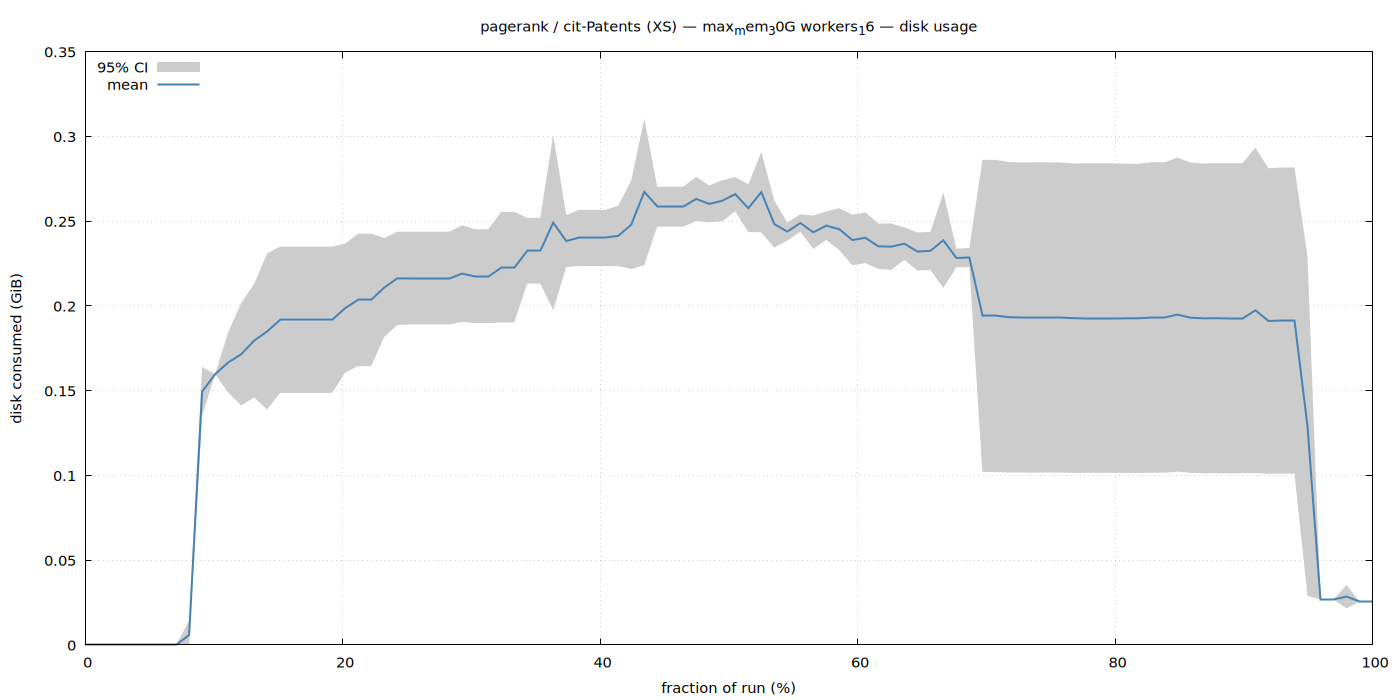

The gnuplot source for this figure:
set terminal pngcairo size 1400,700 enhanced font 'Sans,11'
set output '/home/ubuntu/nvm/gfrs/pagerank/XS/cit-Patents/max_mem_30G_workers_16/disk.png'
set title "pagerank / cit-Patents (XS) — max_mem_30G workers_16 — disk usage"
set xlabel 'fraction of run (%)'
set ylabel 'disk consumed (GiB)'
set grid
set key top left
set yrange [0:*]
plot '/home/ubuntu/nvm/gfrs/pagerank/XS/cit-Patents/max_mem_30G_workers_16/disk.dat' using 1:3:4 with filledcurves lc rgb '#cccccc' title '95% CI', \
     '' using 1:2 with lines lw 2 lc rgb '#4682b4' title 'mean'
